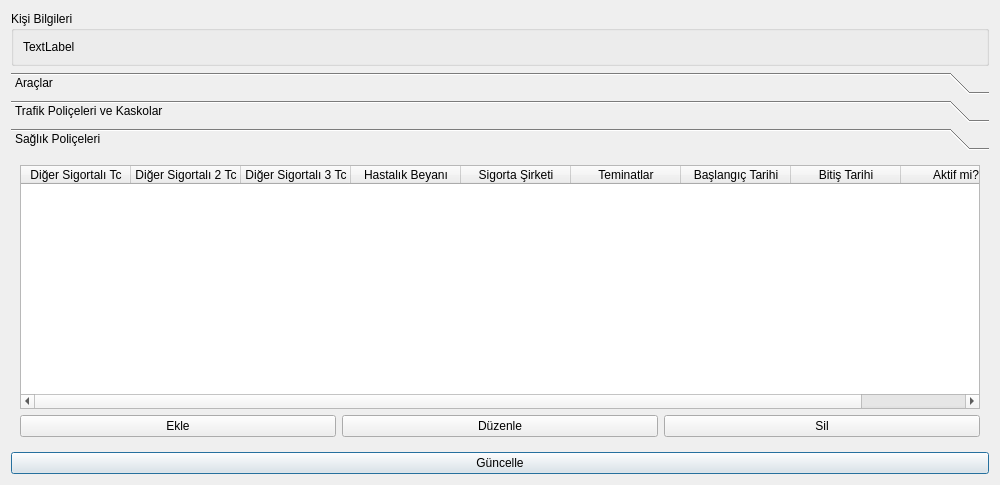
<?xml version="1.0" encoding="UTF-8"?>
<ui version="4.0">
 <class>PersonDetails</class>
 <widget class="QDialog" name="PersonDetails">
  <property name="geometry">
   <rect>
    <x>0</x>
    <y>0</y>
    <width>1000</width>
    <height>485</height>
   </rect>
  </property>
  <property name="windowTitle">
   <string>Kişi Detayları</string>
  </property>
  <layout class="QGridLayout" name="gridLayout">
   <item row="0" column="0">
    <widget class="QGroupBox" name="groupBox">
     <property name="title">
      <string>Kişi Bilgileri</string>
     </property>
     <layout class="QVBoxLayout" name="verticalLayout">
      <item>
       <widget class="QLabel" name="labelPersonDetails">
        <property name="text">
         <string>TextLabel</string>
        </property>
       </widget>
      </item>
     </layout>
    </widget>
   </item>
   <item row="3" column="0">
    <widget class="QPushButton" name="pushButtonUpdate">
     <property name="text">
      <string>Güncelle</string>
     </property>
    </widget>
   </item>
   <item row="1" column="0">
    <widget class="QToolBox" name="toolBoxPolicies">
     <property name="currentIndex">
      <number>2</number>
     </property>
     <widget class="QWidget" name="page_3">
      <property name="geometry">
       <rect>
        <x>0</x>
        <y>0</y>
        <width>982</width>
        <height>305</height>
       </rect>
      </property>
      <attribute name="label">
       <string>Araçlar</string>
      </attribute>
      <layout class="QVBoxLayout" name="verticalLayout_4">
       <item>
        <widget class="QTableWidget" name="tableWidgetVehicles">
         <property name="sizeAdjustPolicy">
          <enum>QAbstractScrollArea::AdjustToContents</enum>
         </property>
         <property name="editTriggers">
          <set>QAbstractItemView::NoEditTriggers</set>
         </property>
         <property name="selectionMode">
          <enum>QAbstractItemView::SingleSelection</enum>
         </property>
         <property name="selectionBehavior">
          <enum>QAbstractItemView::SelectRows</enum>
         </property>
         <property name="columnCount">
          <number>8</number>
         </property>
         <attribute name="verticalHeaderVisible">
          <bool>false</bool>
         </attribute>
         <column>
          <property name="text">
           <string>Marka</string>
          </property>
         </column>
         <column>
          <property name="text">
           <string>Plaka</string>
          </property>
         </column>
         <column>
          <property name="text">
           <string>Tipi</string>
          </property>
         </column>
         <column>
          <property name="text">
           <string>Araç Kodu</string>
          </property>
         </column>
         <column>
          <property name="text">
           <string>Kullanım Tarzı</string>
          </property>
         </column>
         <column>
          <property name="text">
           <string>Kullanım Sınıfı</string>
          </property>
         </column>
         <column>
          <property name="text">
           <string>Ruhsat Seri No</string>
          </property>
         </column>
         <column>
          <property name="text">
           <string>Engelli Aracı mı?</string>
          </property>
         </column>
        </widget>
       </item>
       <item>
        <layout class="QHBoxLayout" name="horizontalLayout_3">
         <property name="topMargin">
          <number>0</number>
         </property>
         <item>
          <widget class="QPushButton" name="pushButtonAddVehicle">
           <property name="text">
            <string>Ekle</string>
           </property>
          </widget>
         </item>
         <item>
          <widget class="QPushButton" name="pushButtonEditVehicle">
           <property name="text">
            <string>Düzenle</string>
           </property>
          </widget>
         </item>
         <item>
          <widget class="QPushButton" name="pushButtonDeleteVehicle">
           <property name="text">
            <string>Sil</string>
           </property>
          </widget>
         </item>
        </layout>
       </item>
      </layout>
     </widget>
     <widget class="QWidget" name="page">
      <property name="geometry">
       <rect>
        <x>0</x>
        <y>0</y>
        <width>982</width>
        <height>305</height>
       </rect>
      </property>
      <attribute name="label">
       <string>Trafik Poliçeleri ve Kaskolar</string>
      </attribute>
      <layout class="QVBoxLayout" name="verticalLayout_2">
       <item>
        <widget class="QTableWidget" name="tableWidgetTrafficPolicies">
         <property name="sizeAdjustPolicy">
          <enum>QAbstractScrollArea::AdjustToContents</enum>
         </property>
         <property name="editTriggers">
          <set>QAbstractItemView::NoEditTriggers</set>
         </property>
         <property name="selectionMode">
          <enum>QAbstractItemView::SingleSelection</enum>
         </property>
         <property name="selectionBehavior">
          <enum>QAbstractItemView::SelectRows</enum>
         </property>
         <property name="columnCount">
          <number>6</number>
         </property>
         <attribute name="horizontalHeaderDefaultSectionSize">
          <number>130</number>
         </attribute>
         <attribute name="verticalHeaderVisible">
          <bool>false</bool>
         </attribute>
         <column>
          <property name="text">
           <string>Araç Plakası</string>
          </property>
         </column>
         <column>
          <property name="text">
           <string>Başlangıç Tarihi</string>
          </property>
         </column>
         <column>
          <property name="text">
           <string>Bitiş Tarihi</string>
          </property>
         </column>
         <column>
          <property name="text">
           <string>Sigorta Şirketi</string>
          </property>
         </column>
         <column>
          <property name="text">
           <string>Kasko mu?</string>
          </property>
         </column>
         <column>
          <property name="text">
           <string>Aktif mi?</string>
          </property>
         </column>
        </widget>
       </item>
       <item>
        <layout class="QHBoxLayout" name="horizontalLayout">
         <property name="topMargin">
          <number>0</number>
         </property>
         <item>
          <widget class="QPushButton" name="pushButtonAddTrafficPolicy">
           <property name="text">
            <string>Ekle</string>
           </property>
          </widget>
         </item>
         <item>
          <widget class="QPushButton" name="pushButtonEditTrafficPolicy">
           <property name="text">
            <string>Düzenle</string>
           </property>
          </widget>
         </item>
         <item>
          <widget class="QPushButton" name="pushButtonDeleteTrafficPolicy">
           <property name="text">
            <string>Sil</string>
           </property>
          </widget>
         </item>
        </layout>
       </item>
      </layout>
     </widget>
     <widget class="QWidget" name="page_2">
      <property name="geometry">
       <rect>
        <x>0</x>
        <y>0</y>
        <width>982</width>
        <height>305</height>
       </rect>
      </property>
      <attribute name="label">
       <string>Sağlık Poliçeleri</string>
      </attribute>
      <layout class="QVBoxLayout" name="verticalLayout_3">
       <item>
        <widget class="QTableWidget" name="tableWidgetHealthPolicies">
         <property name="sizeAdjustPolicy">
          <enum>QAbstractScrollArea::AdjustToContentsOnFirstShow</enum>
         </property>
         <property name="editTriggers">
          <set>QAbstractItemView::NoEditTriggers</set>
         </property>
         <property name="selectionMode">
          <enum>QAbstractItemView::SingleSelection</enum>
         </property>
         <property name="selectionBehavior">
          <enum>QAbstractItemView::SelectRows</enum>
         </property>
         <attribute name="horizontalHeaderDefaultSectionSize">
          <number>110</number>
         </attribute>
         <attribute name="verticalHeaderVisible">
          <bool>false</bool>
         </attribute>
         <column>
          <property name="text">
           <string>Diğer Sigortalı Tc</string>
          </property>
         </column>
         <column>
          <property name="text">
           <string>Diğer Sigortalı 2 Tc</string>
          </property>
         </column>
         <column>
          <property name="text">
           <string>Diğer Sigortalı 3 Tc</string>
          </property>
         </column>
         <column>
          <property name="text">
           <string>Hastalık Beyanı</string>
          </property>
         </column>
         <column>
          <property name="text">
           <string>Sigorta Şirketi</string>
          </property>
         </column>
         <column>
          <property name="text">
           <string>Teminatlar</string>
          </property>
         </column>
         <column>
          <property name="text">
           <string>Başlangıç Tarihi</string>
          </property>
         </column>
         <column>
          <property name="text">
           <string>Bitiş Tarihi</string>
          </property>
         </column>
         <column>
          <property name="text">
           <string>Aktif mi?</string>
          </property>
         </column>
        </widget>
       </item>
       <item>
        <layout class="QHBoxLayout" name="horizontalLayout_2">
         <property name="topMargin">
          <number>0</number>
         </property>
         <item>
          <widget class="QPushButton" name="pushButtonAddHealthPolicies">
           <property name="text">
            <string>Ekle</string>
           </property>
          </widget>
         </item>
         <item>
          <widget class="QPushButton" name="pushButtonEditHealthPolicy">
           <property name="text">
            <string>Düzenle</string>
           </property>
          </widget>
         </item>
         <item>
          <widget class="QPushButton" name="pushButtonDeleteHealthPolicy">
           <property name="text">
            <string>Sil</string>
           </property>
          </widget>
         </item>
        </layout>
       </item>
      </layout>
     </widget>
    </widget>
   </item>
  </layout>
 </widget>
 <resources/>
 <connections/>
</ui>
